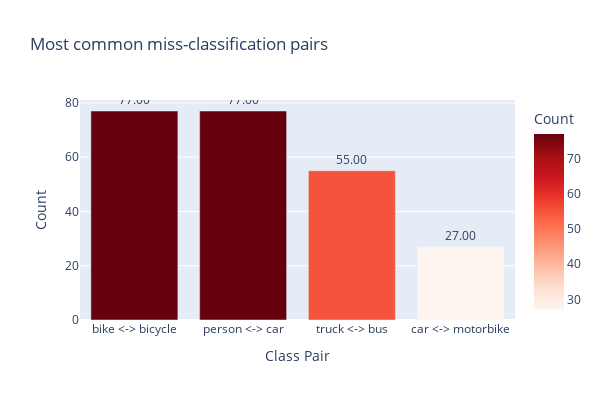

The code cell stored with this chart in its notebook:
### Code cell
# bar chart with the most common class pairs (miss-classification)
class_pairs = ["truck <-> bus", "bike <-> bicycle", "car <-> motorbike", "person <-> car"]
class_pairs_count = np.random.randint(0, 100, 4)

df = pd.DataFrame({
    "Class Pair": class_pairs,
    "Count": class_pairs_count
})

df = df.sort_values("Count", ascending=False)

fig = px.bar(df, x="Class Pair", y="Count", text="Count", title="Most сommon miss-classification pairs",
                color='Count',
                 color_continuous_scale=px.colors.sequential.Reds)
fig.update_traces(texttemplate='%{text:.2f}', textposition='outside')
fig.update_layout(uniformtext_minsize=8, uniformtext_mode='hide',
                  width=600, height=400)
fig.show()

### Figure 1 — Plotly figure (JSON) as saved in the notebook; plotly's stock layout.template omitted (floating-point values rounded to 4 significant figures)
{"data": [{"alignmentgroup": "True", "hovertemplate": "Class Pair=%{x}<br>Count=%{marker.color}<extra></extra>", "legendgroup": "", "marker": {"color": [77, 77, 55, 27], "coloraxis": "coloraxis", "pattern": {"shape": ""}}, "name": "", "offsetgroup": "", "orientation": "v", "showlegend": false, "text": [77, 77, 55, 27], "textposition": "outside", "texttemplate": "%{text:.2f}", "type": "bar", "x": ["bike <-> bicycle", "person <-> car", "truck <-> bus", "car <-> motorbike"], "xaxis": "x", "y": [77, 77, 55, 27], "yaxis": "y"}], "layout": {"barmode": "relative", "coloraxis": {"colorbar": {"title": {"text": "Count"}}, "colorscale": [[0, "rgb(255,245,240)"], [0.125, "rgb(254,224,210)"], [0.25, "rgb(252,187,161)"], [0.375, "rgb(252,146,114)"], [0.5, "rgb(251,106,74)"], [0.625, "rgb(239,59,44)"], [0.75, "rgb(203,24,29)"], [0.875, "rgb(165,15,21)"], [1, "rgb(103,0,13)"]]}, "height": 400, "legend": {"tracegroupgap": 0}, "title": {"text": "Most сommon miss-classification pairs"}, "uniformtext": {"minsize": 8, "mode": "hide"}, "width": 600, "xaxis": {"anchor": "y", "domain": [0, 1], "title": {"text": "Class Pair"}}, "yaxis": {"anchor": "x", "domain": [0, 1], "title": {"text": "Count"}}}}
